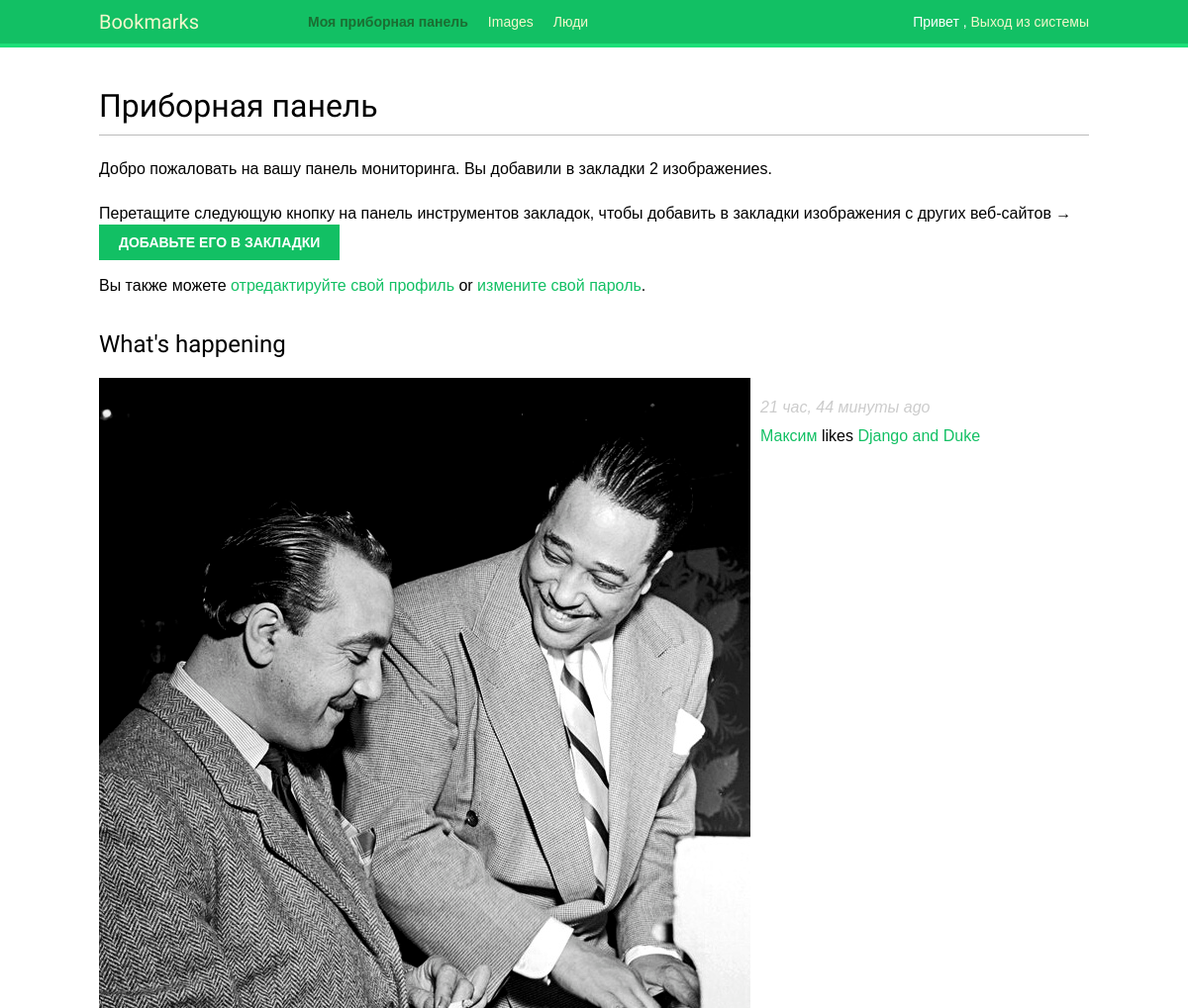
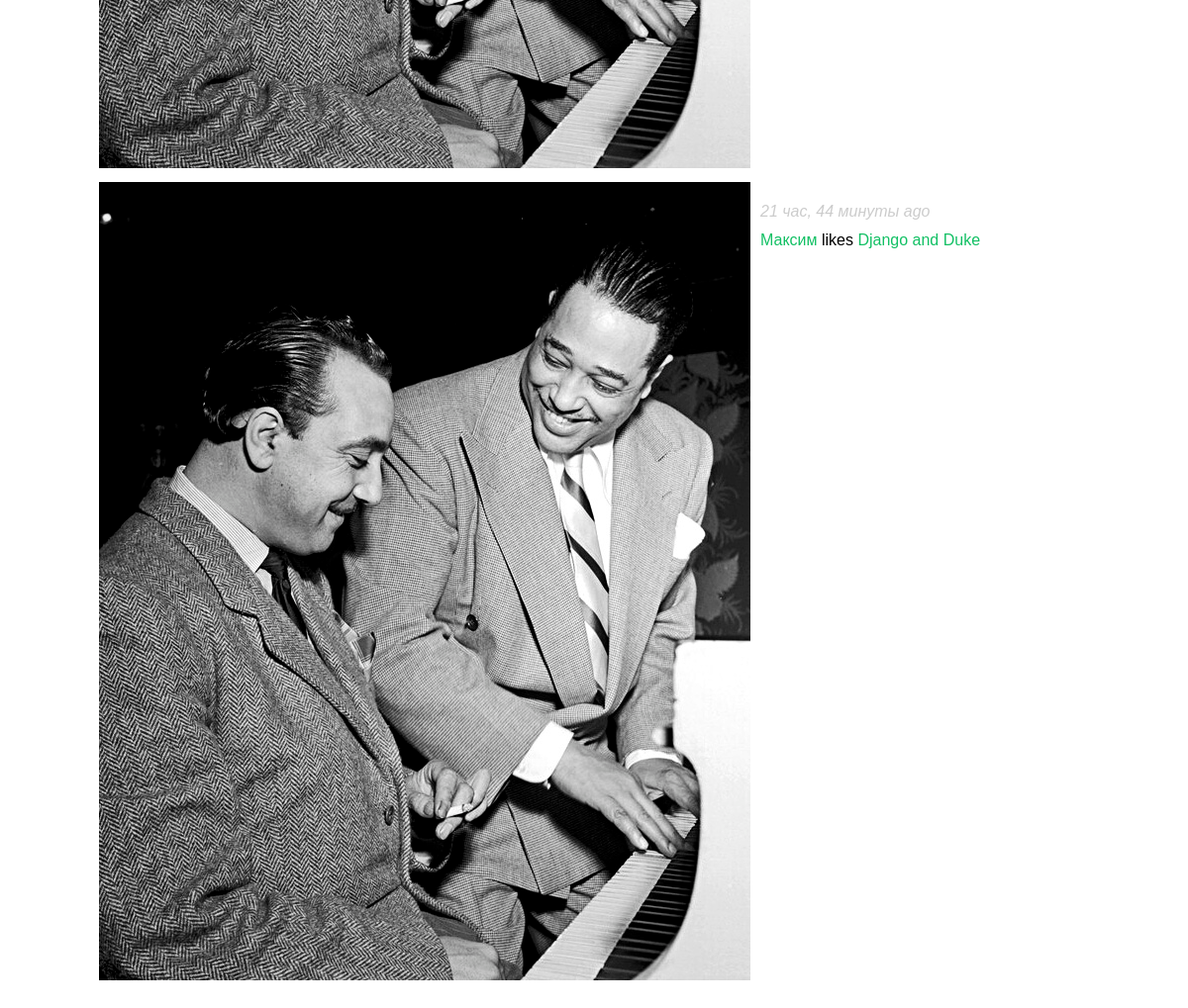
The app's page /account/ (signed in) with its own data (2 pictures, top to bottom).
### actions/models.py (models this page shows)
class Action(models.Model):
    user = models.ForeignKey('auth.User', related_name='actions', db_index=True, on_delete=models.CASCADE)
    target_ct = models.ForeignKey(ContentType, blank=True, null=True, related_name='target_obj',
                                  on_delete=models.CASCADE)
    target_id = models.PositiveIntegerField(null=True, blank=True, db_index=True)
    target = GenericForeignKey('target_ct', 'target_id')
    verb = models.CharField(max_length=255)
    created = models.DateTimeField(auto_now_add=True, db_index=True)
    class Meta:
        ordering = ('-created',)

### images/models.py (models this page shows, shortened)
class Image(models.Model):
    user = models.ForeignKey(settings.AUTH_USER_MODEL, related_name='images_created', on_delete=models.CASCADE)
    title = models.CharField(max_length=200)
    slug = models.SlugField(max_length=200, blank=True)
    url = models.URLField()
    image = models.ImageField(upload_to='images/%Y/%m/%d/')
    description = models.TextField(blank=True)
    created = models.DateField(auto_now_add=True, db_index=True)
    users_like = models.ManyToManyField(settings.AUTH_USER_MODEL, related_name='images_liked', blank=True)
    total_likes = models.PositiveIntegerField(db_index=True, default=0)
    def __str__(self):
        return self.title
    def get_absolute_url(self):
        return reverse('images:detail', args=[self.id, self.slug])

### account/views.py (the view)
# urls.py: path('', views.dashboard, name='dashboard'),
@login_required
def dashboard(request):
    actions = Action.objects.exclude(user=request.user)
    following_ids = request.user.following.values_list('id', flat=True)
    if following_ids:
        actions = actions.filter(user_id__in=following_ids)
    actions = actions.select_related('user', 'user__profile')\
                     .prefetch_related('target')[:10]
    return render(request, 'account/dashboard.html', {'section': 'dashboard', 'actions': actions})

### account/templates/account/dashboard.html (shortened to what this page needs)
{% extends "base.html" %}
{% block content %}
    <h1>Приборная панель</h1>
    {% with total_images_created=request.user.images_created.count %}
    <p>Добро пожаловать на вашу панель мониторинга. Вы добавили в закладки {{ total_images_created }} изображение{{ total_images_created|pluralize }}.</p>
  {% endwith %}
  <p>Перетащите следующую кнопку на панель инструментов закладок, чтобы добавить в закладки изображения с других веб-сайтов → <a href="javascript:{% include "bookmarklet_launcher.js" %}" class="button">Добавьте его в закладки</a><p>
  <p>Вы также можете <a href="{% url "edit" %}">отредактируйте свой профиль</a> or <a href="{% url "password_change" %}">измените свой пароль</a>.<p>
    <h2>What's happening</h2>
  <div id="action-list">
    {% for action in actions %}
      {% include "actions/action/detail.html" %}
    {% endfor %}
  </div>
{% endblock %}

### actions/templates/actions/action/detail.html (shortened to what this page needs)
{% load thumbnail %}
{% with user=action.user profile=action.user.profile %}
<div class="action">
  <div class="images">
    {% if action.target %}
      {% with target=action.target %}
        {% if target.image %}
          {% thumbnail target.image "80x80" crop="100%" as im %}
            <a href="{{ target.get_absolute_url }}">
              <img src="{{ im.url }}" class="item-img">
            </a>
          {% endthumbnail %}
        {% endif %}
      {% endwith %}
    {% endif %}
  </div>
  <div class="info">
    <p>
      <span class="date">{{ action.created|timesince }} ago</span>
      <br />
      <a href="{{ user.get_absolute_url }}">
        {{ user.first_name }}
      </a>
      {{ action.verb }}
      {% if action.target %}
        {% with target=action.target %}
          <a href="{{ target.get_absolute_url }}">{{ target }}</a>
        {% endwith %}
      {% endif %}
    </p>
  </div>
</div>
{% endwith %}

### account/static/css/base.css (style rules this page uses)
body { margin:0; padding:0; font-family:helvetica, sans-serif; }
p { line-height: 1.8; }
a { color:#12c064; text-decoration:none; }
h1, h2, h3, h4, h5 , h6 { font-family: 'Muli', sans-serif; font-weight:normal; }
h1 { border-bottom:1px solid #bbb; padding:0 0 10px 0; margin:10px 0 20px 0; }
h2 { margin:30px 0 20px; }
input[type=submit], a.button { font-weight:bold; background:#12c064; color:#fff; padding:10px 20px; font-size:14px; text-transform:uppercase; }
.action { clear:both; overflow:auto; }
.action .images { float:left; margin:0 10px 10px 0; }
.action .date { font-style:italic; color:#ccc; }

### records on screen
Action: created "21 час, 44 минуты", user.first_name "Максим", verb "likes", target "Django and Duke"
Action: created "21 час, 44 минуты", user.first_name "Максим", verb "likes", target "Django and Duke"

### other values on screen
{{ total_images_created }} "2"
